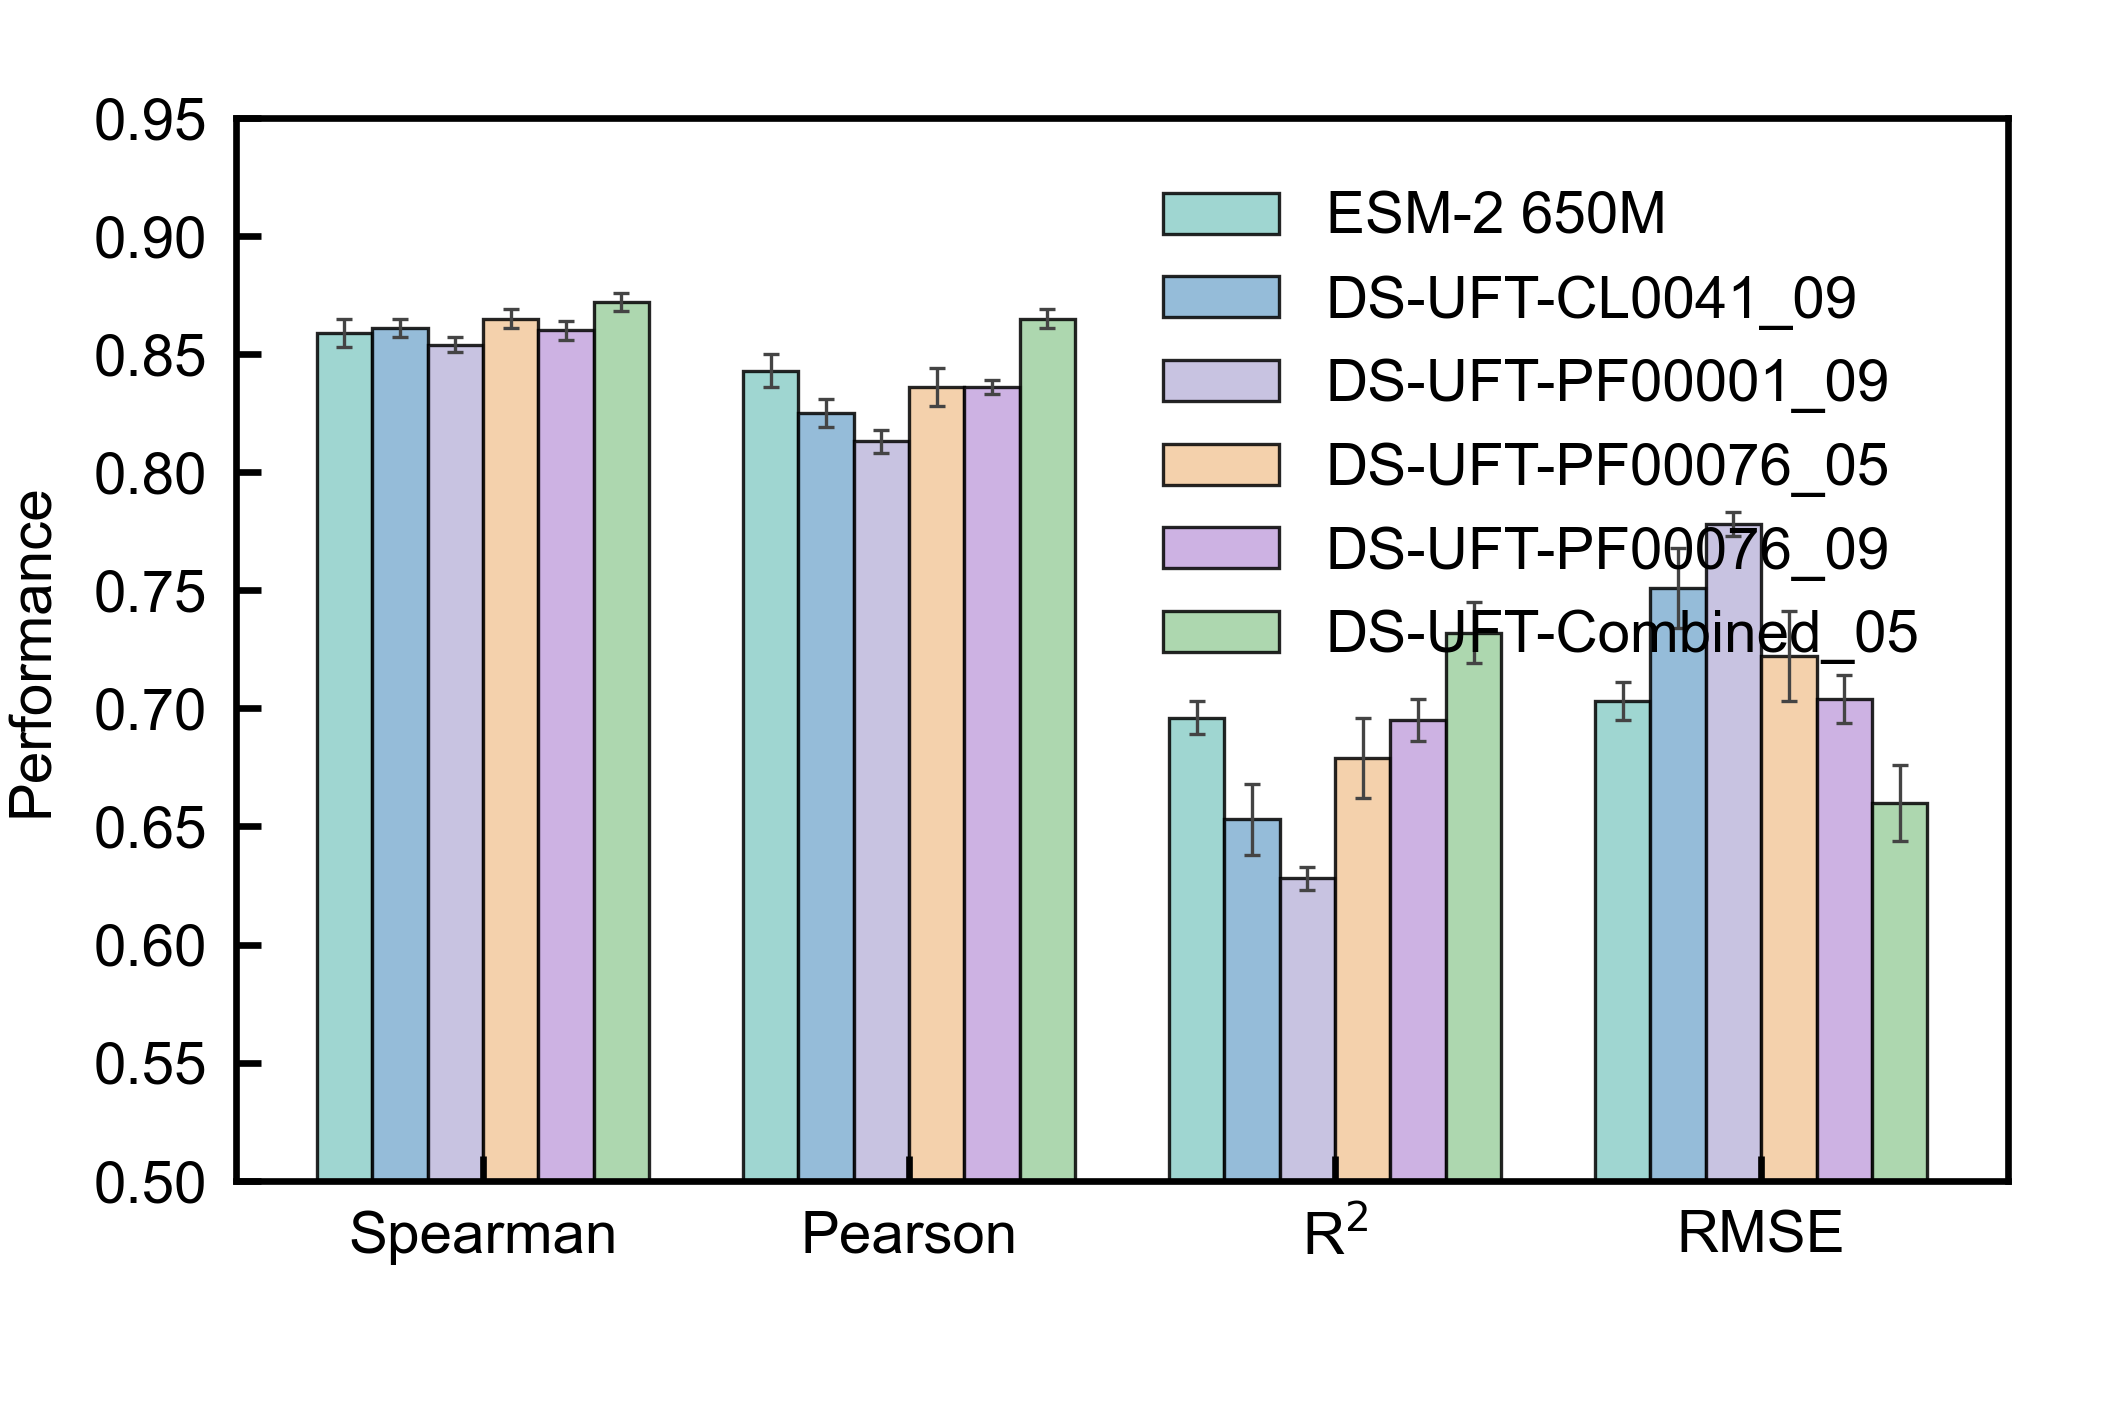

This chart was generated by the following Python code:
import pandas as pd
import matplotlib.pyplot as plt
import numpy as np
from matplotlib import rcParams
import matplotlib.ticker as ticker

# ===== 统一样式配置 =====
FONT_FAMILY = 'Arial'
FONT_SIZE_TICKS_X = 7
FONT_SIZE_TICKS_Y = 7
FONT_SIZE_LABELS = 7
FONT_SIZE_TITLE = 7
FONT_SIZE_LEGEND = 6
AXIS_COLOR = 'black'
AXIS_WIDTH = 0.8  # 边框线宽
DPI = 600
CM_TO_INCH = 0.393701  # 厘米转英寸的换算系数

# ===== 固定图片和绘图框尺寸 (centimeters) =====
FIGURE_SIZE_CM = (9, 6)  # 图片大小 (width, height) in centimeters
FIGURE_SIZE = (FIGURE_SIZE_CM[0] * CM_TO_INCH, FIGURE_SIZE_CM[1] * CM_TO_INCH)  # 转换为英寸

# 固定绘图框尺寸 (centimeters)
AXIS_SIZE_CM = (7.5, 4.5)  # 绘图框的宽和高 (width, height) in centimeters
AXIS_SIZE = (AXIS_SIZE_CM[0] * CM_TO_INCH, AXIS_SIZE_CM[1] * CM_TO_INCH)  # 转换为英寸

# 固定边距 (centimeters)
MARGIN_LEFT_CM = 1.0
MARGIN_RIGHT_CM = 0.5
MARGIN_BOTTOM_CM = 1.0
MARGIN_TOP_CM = 0.5

# 转换为英寸
MARGIN_LEFT = MARGIN_LEFT_CM * CM_TO_INCH
MARGIN_RIGHT = MARGIN_RIGHT_CM * CM_TO_INCH
MARGIN_BOTTOM = MARGIN_BOTTOM_CM * CM_TO_INCH
MARGIN_TOP = MARGIN_TOP_CM * CM_TO_INCH

# 配置PDF保存时嵌入字体, 确保所有文本颜色都是纯黑
rcParams['pdf.fonttype'] = 42
rcParams['ps.fonttype'] = 42
rcParams['text.color'] = 'black'
rcParams['axes.labelcolor'] = 'black'
rcParams['xtick.color'] = 'black'
rcParams['ytick.color'] = 'black'
rcParams['axes.edgecolor'] = 'black'

# =========================
# 1. 数据
# =========================
data = {
    "Metric": ["Spearman", "Pearson", r"R$^2$", "RMSE"],
    "ESM-2 650M": ["0.859±0.006", "0.843±0.007", "0.696±0.007", "0.703±0.008"],
    "DS-UFT-CL0041_09": ["0.861±0.004", "0.825±0.006", "0.653±0.015", "0.751±0.017"],
    "DS-UFT-PF00001_09": ["0.854±0.003", "0.813±0.005", "0.628±0.005", "0.778±0.005"],
    "DS-UFT-PF00076_05": ["0.865±0.004", "0.836±0.008", "0.679±0.017", "0.722±0.019"],
    "DS-UFT-PF00076_09": ["0.860±0.004", "0.836±0.003", "0.695±0.009", "0.704±0.010"],
    "DS-UFT-Combined_05": ["0.872±0.004", "0.865±0.004", "0.732±0.013", "0.660±0.016"],
}

df = pd.DataFrame(data)

# =========================
# 2. 拆分均值 ± 误差
# =========================
methods = df.columns[1:]
values, errors = {}, {}

for method in methods:
    vals, errs = [], []
    for entry in df[method]:
        mean, err = entry.split("±")
        vals.append(float(mean))
        errs.append(float(err))
    values[method] = vals
    errors[method] = errs

# =========================
# 3. 颜色（色盲友好 & 与你原图风格一致）
# =========================
colors = [
    "#8ECFC9",  # 浅青
    "#82B0D2",  # 浅蓝
    "#BEB8DC",  # 浅紫
    "#F2C99D",  # 浅橙
    "#C4A5DE",  # 淡紫
    "#9FD0A1",  # 灰绿（色盲友好）
]

# 柱状图边框粗细
BAR_EDGE_WIDTH = 0.4
ERROR_BAR_LINEWIDTH = 0.4  # error bar 线粗细
ERROR_BAR_CAP_THICK = 0.4  # error bar 帽子粗细

# =========================
# 3. 绘制分组柱状图
# =========================
x = np.arange(len(df["Metric"]))
bar_width = 0.13

# 使用固定绘图框尺寸创建图形
fig = plt.figure(figsize=FIGURE_SIZE)
fig_width, fig_height = FIGURE_SIZE
axis_width, axis_height = AXIS_SIZE
left = MARGIN_LEFT / fig_width
bottom = MARGIN_BOTTOM / fig_height
width = axis_width / fig_width
height = axis_height / fig_height
ax = fig.add_axes([left, bottom, width, height])

for i, method in enumerate(methods):
    ax.bar(
        x + i * bar_width,
        values[method],
        bar_width,
        yerr=errors[method],
        capsize=1,
        label=method,
        color=colors[i],
        edgecolor="black",
        linewidth=BAR_EDGE_WIDTH,
        alpha=0.85,
        error_kw=dict(ecolor="#444444", lw=ERROR_BAR_LINEWIDTH, capthick=ERROR_BAR_CAP_THICK)
    )

# =========================
# 4. 图形细节设置
# =========================
ax.set_xticks(x + bar_width * (len(methods) - 1) / 2)
ax.set_xticklabels(df["Metric"], fontsize=FONT_SIZE_TICKS_X, fontname=FONT_FAMILY)
ax.set_ylabel("Performance", fontsize=FONT_SIZE_LABELS, fontname=FONT_FAMILY)
ax.set_ylim(0.50, 0.95)
ax.yaxis.set_major_locator(ticker.MultipleLocator(0.05))

# ax.set_title("Model Performance Comparison (SFT vs Un-SFT)", fontsize=FONT_SIZE_TITLE, fontname=FONT_FAMILY)

ax.legend(
    loc="upper right",
    frameon=False,
    prop={'family': FONT_FAMILY, 'size': FONT_SIZE_TICKS_Y},
    bbox_to_anchor=(0.98, 0.98)
)

# 设置刻度标签字体和颜色
for label in ax.get_xticklabels():
    label.set_fontname(FONT_FAMILY)
    label.set_fontsize(FONT_SIZE_TICKS_X)
    label.set_color(AXIS_COLOR)

for label in ax.get_yticklabels():
    label.set_fontname(FONT_FAMILY)
    label.set_fontsize(FONT_SIZE_TICKS_Y)
    label.set_color(AXIS_COLOR)

# 设置边框
for _, spine in ax.spines.items():
    spine.set_visible(True)
    spine.set_edgecolor(AXIS_COLOR)
    spine.set_linewidth(AXIS_WIDTH)

ax.tick_params(axis='both', direction='in', length=3)

# 保存为四种格式，保持透明
fig.savefig("plot_GB1-DS-UFT.svg", format='svg', dpi=DPI, transparent=True)
fig.savefig("plot_GB1-DS-UFT.pdf", format='pdf', dpi=DPI, transparent=True)
fig.savefig("plot_GB1-DS-UFT.png", format='png', dpi=DPI, transparent=True)
fig.savefig("plot_GB1-DS-UFT.tiff", format='tiff', dpi=DPI, transparent=True)
plt.close()

print("图已保存:")
print("  - plot_GB1.svg")
print("  - plot_GB1.pdf")
print("  - plot_GB1.png")
print("  - plot_GB1.tiff")
